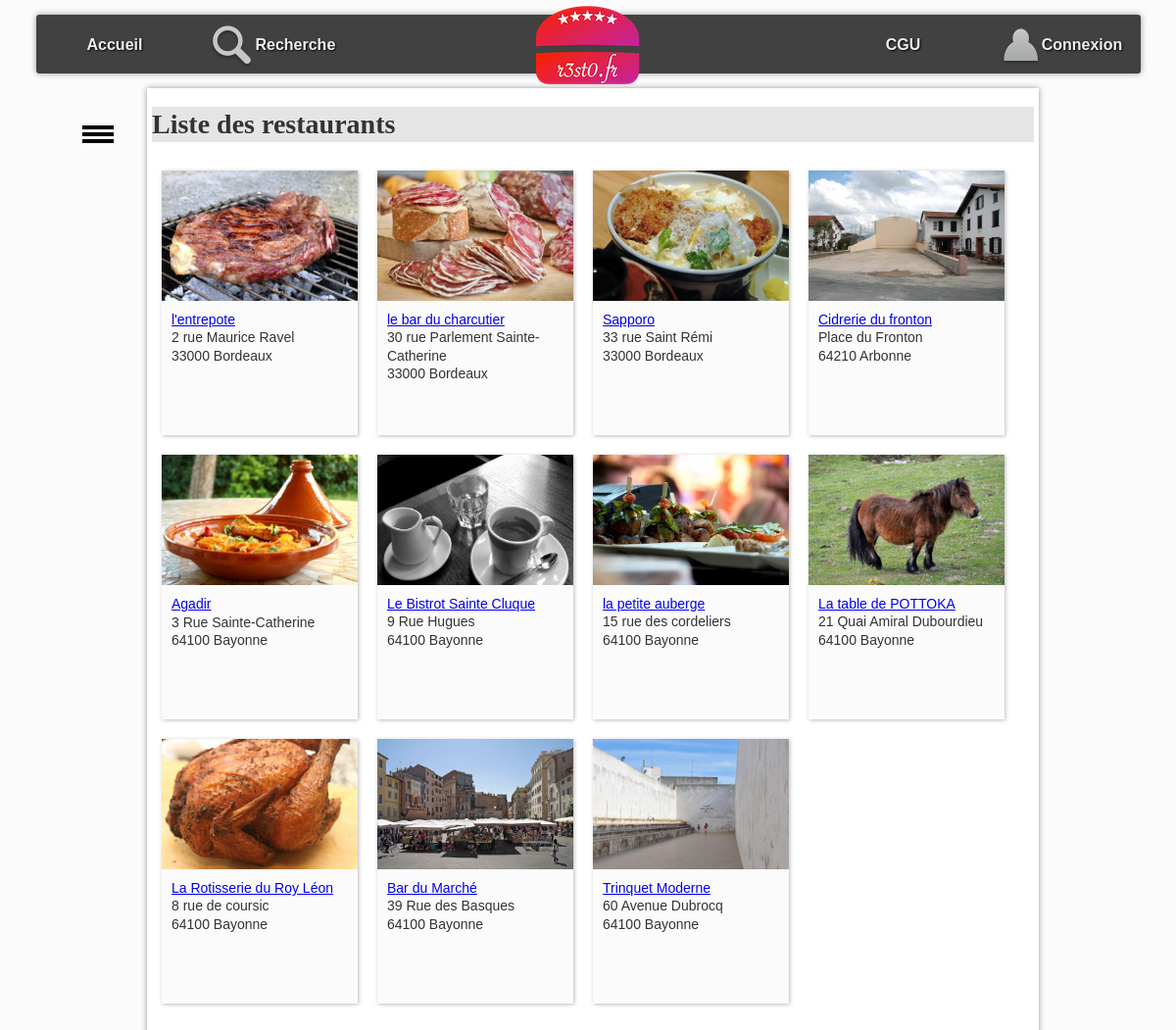
The page / on the database its author committed.
### tables this page shows
CREATE TABLE `resto` (
  `idR` bigint(20) NOT NULL,
  `nomR` varchar(255) DEFAULT NULL,
  `numAdrR` varchar(20) DEFAULT NULL,
  `voieAdrR` varchar(255) DEFAULT NULL,
  `cpR` char(5) DEFAULT NULL,
  `villeR` varchar(255) DEFAULT NULL,
  `latitudeDegR` float DEFAULT NULL,
  `longitudeDegR` float DEFAULT NULL,
  `descR` text,
  `horairesR` text
);

CREATE TABLE `photo` (
  `idP` bigint(20) NOT NULL,
  `cheminP` varchar(255) DEFAULT NULL,
  `idR` bigint(20) DEFAULT NULL
);

### controleur/listeRestos.php (called while the page is built, shortened)
<?php
include_once "$racine/modele/bd.resto.inc.php";
include_once "$racine/modele/bd.photo.inc.php";
$listeRestos = getRestos();
include "$racine/vue/entete.html.php";
include "$racine/vue/vueListeRestos.php";
include "$racine/vue/pied.html.php";
?>

### index.php (called while the page is built, shortened)
<?php
require_once "getRacine.php";
require_once "$racine/modele/authentification.inc.php";
if (isset($_GET["action"])) {
    $action = $_GET["action"];
} else {
    $action = "defaut";
}
$fichier = controleurPrincipal($action);
require_once "$racine/controleur/$fichier";
?>

### modele/authentification.inc.php (called while the page is built, shortened)
<?php
function isLoggedOn() {
    $ret = false;
    return $ret;
}
?>

### modele/bd.resto.inc.php (called while the page is built, shortened)
<?php
function getRestos() {
    $resultat = array();
    try {
        $cnx = connexionPDO();
        $req = $cnx->prepare("select * from resto");
        $req->execute();
        $ligne = $req->fetch(PDO::FETCH_ASSOC);
        while ($ligne) {
            $resultat[] = $ligne;
            $ligne = $req->fetch(PDO::FETCH_ASSOC);
        }
    } catch (PDOException $e) {
        print "Erreur !: " . $e->getMessage();
        die();
    }
    return $resultat;
}
?>

### modele/bd.photo.inc.php (called while the page is built, shortened)
<?php
function getPhotosByIdR($idR) {
    $resultat = array();
    try {
        $cnx = connexionPDO();
        $req = $cnx->prepare("select * from photo where idR=:idR");
        $req->bindValue(':idR', $idR, PDO::PARAM_INT);
        $req->execute();
        $ligne = $req->fetch(PDO::FETCH_ASSOC);
        while ($ligne) {
            $resultat[] = $ligne;
            $ligne = $req->fetch(PDO::FETCH_ASSOC);
        }
    } catch (PDOException $e) {
        print "Erreur !: " . $e->getMessage();
        die();
    }
    return $resultat;
}
?>

### vue/vueListeRestos.php (the view, shortened to what this page needs)
<h1>Liste des restaurants</h1>
<?php
for ($i = 0; $i < count($listeRestos); $i++) {
    $lesPhotos = getPhotosByIdR($listeRestos[$i]['idR']);
    ?>
    <div class="card">
        <div class="photoCard">
            <?php if (count($lesPhotos) > 0) { ?>
                <img src="photos/<?= $lesPhotos[0]["cheminP"] ?>" alt="photo du restaurant" />
            <?php } ?>
        </div>
        <div class="descrCard"><?php echo "<a href='./?action=detail&idR=" . $listeRestos[$i]['idR'] . "'>" . $listeRestos[$i]['nomR'] . "</a>"; ?>
            <br />
            <?= $listeRestos[$i]["numAdrR"] ?>
            <?= $listeRestos[$i]["voieAdrR"] ?>
            <br />
            <?= $listeRestos[$i]["cpR"] ?>
            <?= $listeRestos[$i]["villeR"] ?>
        </div>
    </div>
    <?php
}
?>

### vue/entete.html.php (shortened to what this page needs)
<!DOCTYPE html PUBLIC "-//W3C//DTD HTML 4.01 Transitional//EN" "http://www.w3.org/TR/html4/loose.dtd">
<html>
    <head>
    </head>
    <body>
    <nav>
        <ul id="menuGeneral">
            <li><a href="./?action=accueil">Accueil</a></li>
            <li><a href="./?action=recherche"><img src="images/rechercher.png" alt="loupe" />Recherche</a></li>
            <li></li>
            <li id="logo"><a href="./?action=accueil"><img src="images/logoBarre.png" alt="logo" /></a></li>
            <li></li>
            <li><a href="./?action=cgu">CGU</a></li>
            <?php if(isLoggedOn()){ ?>
            <li><a href="./?action=profil"><img src="images/profil.png" alt="loupe" />Mon Profil</a></li>
            <?php }
            else{ ?>
            <li><a href="./?action=connexion"><img src="images/profil.png" alt="loupe" />Connexion</a></li>
            <?php } ?>
        </ul>
    </nav>
    <div id="bouton">
        <div></div>
        <div></div>
        <div></div>
    </div>
    <ul id="menuContextuel">
        <li><img src="images/logoBarre.png" alt="logo" /></li>
    </ul>
    <div id="corps">

### vue/pied.html.php
</div>
</body>
</html>

### css/base.css (style rules this page uses)
:root { --largeurPage: 900px; --largeurMenuCont : 200px; --margeCalc: calc((100% - var(--largeurPage)) / 2); --margeMenuHaut : 15px; --hauteurMenuGene:60px; --coulA1:#5A7694; --coulA2:#D7E5ED; --coulB1:#566459; --coulB2:#90974A; --coulC:#CDBCA0; --fondC:#fcfbfb; --padding_cote:5px; }
body { font-family: Arial; color : #333; font-size : 14px; line-height : 1.3; scroll-behavior: smooth; background-color : var(--fondC); }
#logo { text-align : center; }
#corps, #menuContextuel, #menuGeneral { transition-duration : 0.4s; }
#corps { top : 15px; margin-top : calc(var(--hauteurMenuGene) + var(--margeMenuHaut)); padding-bottom : 50px; padding-left : 5px; padding-right : 5px; position : absolute; left : var(--margeCalc); width : var(--largeurPage); background-color : #fff; box-shadow: 0px 0px 6px #999; min-height: 500px; }
#menuContextuel { position : fixed; left : var(--margeCalc); width : var(--largeurPage); background-color : var(--fondC); z-index:0; overflow : hidden; top : calc(var(--hauteurMenuGene) + var(--margeMenuHaut) + 50px); margin-top:0px; padding-top:0px; list-style-type : none; padding-left : 0px; width : var(--largeurMenuCont); border-radius: 3px; }
#bouton { top : calc(var(--hauteurMenuGene) + var(--margeMenuHaut) + 50px); position : fixed; left : calc((100% - var(--largeurPage)) / 2 - 70px); width : 40px; height : 25px; }
#bouton>div { margin-left : 4px; border : 1px solid #000; width : 30px; height : 2px; background-color : #000; margin-top : 3px; }
nav { position:fixed; top:var(--margeMenuHaut); left:0px; width:100%; height:var(--hauteurMenuGene); z-index:100; }
#menuGeneral { text-align : center; width : calc(var(--largeurPage) + 220px + var(--padding_cote) + 2px); height : var(--hauteurMenuGene); background-color : rgba(45,45,45,0.9); color : #fff; margin:auto auto; box-shadow: 0px 0px 6px #999; border-radius: 3px; }
#menuGeneral { list-style-type: none; padding-left : 0px; }
#menuGeneral>li { float : left; width: 14.28%; height : 100%; vertical-align: middle; line-height:60px; }
#logo>a>img { position : relative; top : -10px; }
#menuGeneral>li>a { height : var(--hauteurMenuGene); display : inline-block; vertical-align: middle; color:#eee; text-shadow: 1px 1px 2px #000; text-decoration: none; font-size : 16px; font-weight: bold; }
#menuGeneral>li>a>img { vertical-align: middle; }
#menuContextuel>li { padding-top : 5px; padding-bottom : 5px; margin-top : 0px; margin-bottom : 0px; padding-left : 8px; }
#menuContextuel>li:first-child { text-align : center; }

### css/cgu.css (style rules this page uses)
h1,h2,h3,h4 { font-family: Futura; background-color : rgba(0,0,0,0.1); }

### css/corps.css (style rules this page uses)
div.card { position : relative; width:180px; height : 250px; float:left; padding:10px; margin : 10px; background-color : var(--fondC); box-shadow: 1px 1px 4px #bbb; }
div.photoCard>img { position : relative; top:-10px; left : -10px; max-width : 200px; max-height: 140px; }
div.descrCard { position : relative; top:0px; }

### rows shown on the page
resto: photo.cheminP (picture), nomR "l'entrepote", numAdrR "2", voieAdrR "rue Maurice Ravel", cpR "33000", villeR "Bordeaux"
resto: photo.cheminP (picture), nomR "le bar du charcutier", numAdrR "30", voieAdrR "rue Parlement Sainte-Catherine", cpR "33000", villeR "Bordeaux"
resto: photo.cheminP (picture), nomR "Sapporo", numAdrR "33", voieAdrR "rue Saint Rémi", cpR "33000", villeR "Bordeaux"
resto: photo.cheminP (picture), nomR "Cidrerie du fronton", voieAdrR "Place du Fronton", cpR "64210", villeR "Arbonne"
resto: photo.cheminP (picture), nomR "Agadir", numAdrR "3", voieAdrR "Rue Sainte-Catherine", cpR "64100", villeR "Bayonne"
resto: photo.cheminP (picture), nomR "Le Bistrot Sainte Cluque", numAdrR "9", voieAdrR "Rue Hugues", cpR "64100", villeR "Bayonne"
resto: photo.cheminP (picture), nomR "la petite auberge", numAdrR "15", voieAdrR "rue des cordeliers", cpR "64100", villeR "Bayonne"
resto: photo.cheminP (picture), nomR "La table de POTTOKA", numAdrR "21", voieAdrR "Quai Amiral Dubourdieu", cpR "64100", villeR "Bayonne"
resto: photo.cheminP (picture), nomR "La Rotisserie du Roy Léon", numAdrR "8", voieAdrR "rue de coursic", cpR "64100", villeR "Bayonne"
resto: photo.cheminP (picture), nomR "Bar du Marché", numAdrR "39", voieAdrR "Rue des Basques", cpR "64100", villeR "Bayonne"
resto: photo.cheminP (picture), nomR "Trinquet Moderne", numAdrR "60", voieAdrR "Avenue Dubrocq", cpR "64100", villeR "Bayonne"
